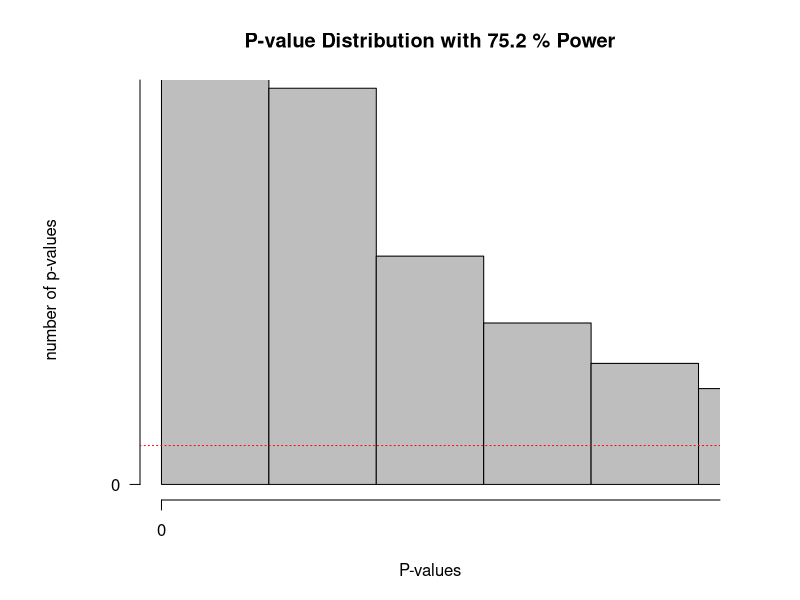

Write R code to recreate this figure.
#Load pwr package to easily calculate the statistical power
if(!require(pwr)){install.packages('pwr')}
library(pwr)
#Disable scientific notation (1.05e10)
options(scipen=999)
#Set number of simulations
nSims <- 100000 #number of simulated experiments

#M<-106 #Mean IQ score in the sample (will be compared with 100 in a one-sample t-test)
M <- 104
#n<-26 #set sample size
n <- 100
SD<-15 #SD of the simulated data
#With a mean difference of 6, and SD of 15, and a sample size of 26, the test has 50% power)
  
p <-numeric(nSims) #set up empty variable to store all simulated p-values
bars<-20
bars <- 100
#Run simulation
for(i in 1:nSims){ #for each simulated experiment
  x<-rnorm(n = n, mean = M, sd = SD) #Simulate data with specified mean, standard deviation, and sample size
  z<-t.test(x, mu=100) #perform the t-test against mu (set to value you want to test against)
  p[i]<-z$p.value #get the p-value and store it
}

#Check power by summing significant p-values and dividing by number of simulations
(sum(p < 0.05)/nSims) #power
#Calculate power formally by power analysis
power<-pwr.t.test(d=(M-100)/SD, n=n,sig.level=0.05,type="one.sample",alternative="two.sided")$power #determines M when power > 0. When power = 0, will set  M = 100.

#Plot figure
#png(file="P-valueDist.png",width=4000,height=3000, , units = "px", res = 500)
op <- par(mar = c(5,7,4,4)) #change white-space around graph
xlim <- c(0,1)
xlim <- c(0,0.05)
ylim <- c(0,nSims)
ylim <- c(0,10000)
hist(p, breaks=bars, xlab="P-values", ylab="number of p-values\n", axes=FALSE,
     main=paste("P-value Distribution with",round(power*100, digits=1),"% Power"),
     col="grey", xlim=xlim,  ylim=ylim)
axis(side=1, at=seq(0,1, 0.1), labels=seq(0,1,0.1))
axis(side=2, at=seq(0,nSims, nSims/4), labels=seq(0,nSims, nSims/4), las=2)
abline(h=nSims/bars, col = "red", lty=3)
#dev.off()

#? Daniel Lakens, 2016. 
# This work is licensed under a Creative Commons Attribution-NonCommercial-ShareAlike 4.0 International License. https://creativecommons.org/licenses/by-nc-sa/4.0/
